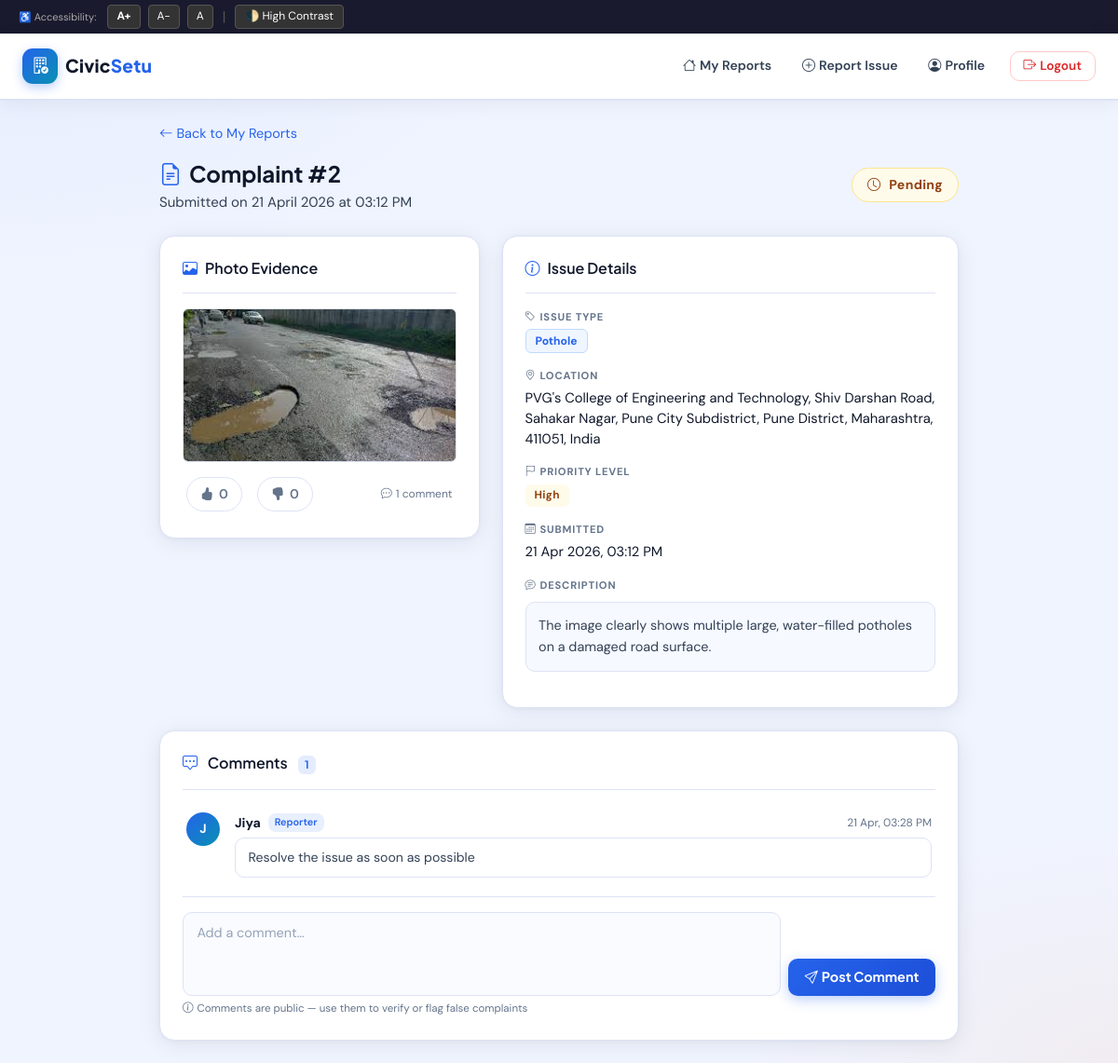
Page /citizen/complaint/2 (signed in) on the committed database.
### models/models.py (models this page shows, shortened)
class Complaint(db.Model):
    __tablename__ = 'complaints'
    complaint_id  = db.Column(db.Integer, primary_key=True, autoincrement=True)
    user_id       = db.Column(db.Integer, db.ForeignKey('users.user_id'), nullable=False)
    type_id       = db.Column(db.Integer, db.ForeignKey('issue_types.type_id'), nullable=False)
    image_path    = db.Column(db.String(300), nullable=True)
    location      = db.Column(db.String(255), nullable=False)
    description   = db.Column(db.Text)
    status        = db.Column(db.String(20), default='Pending', nullable=False)
    ai_confidence = db.Column(db.Float)
    submitted_at  = db.Column(db.DateTime, default=datetime.utcnow)
    resolved_at   = db.Column(db.DateTime, nullable=True)
    status_history = db.relationship('StatusLog', backref='complaint', lazy=True)

class IssueType(db.Model):
    __tablename__ = 'issue_types'
    type_id        = db.Column(db.Integer, primary_key=True, autoincrement=True)
    type_name      = db.Column(db.String(50), unique=True, nullable=False)
    description    = db.Column(db.String(255))
    priority_level = db.Column(db.String(20), default='Medium')
    complaints = db.relationship('Complaint', backref='issue_type', lazy=True)

class ComplaintComment(db.Model):
    __tablename__ = 'complaint_comments'
    comment_id   = db.Column(db.Integer, primary_key=True, autoincrement=True)
    complaint_id = db.Column(db.Integer, db.ForeignKey('complaints.complaint_id', ondelete='CASCADE'), nullable=False)
    user_id      = db.Column(db.Integer, db.ForeignKey('users.user_id',      ondelete='CASCADE'), nullable=False)
    body         = db.Column(db.Text, nullable=False)
    created_at   = db.Column(db.DateTime, default=datetime.utcnow)
    user = db.relationship('User', backref='comments', lazy=True)

class User(UserMixin, db.Model):
    __tablename__ = 'users'
    user_id       = db.Column(db.Integer, primary_key=True, autoincrement=True)
    name          = db.Column(db.String(100), nullable=False)
    email         = db.Column(db.String(150), unique=True, nullable=False)
    password_hash = db.Column(db.String(255), nullable=False)
    phone         = db.Column(db.String(15))
    created_at    = db.Column(db.DateTime, default=datetime.utcnow)
    complaints = db.relationship('Complaint', backref='citizen', lazy=True)

### routes/citizen.py (the view)
@citizen_bp.route('/complaint/<int:complaint_id>')
@login_required
def complaint_detail(complaint_id):
    complaint = Complaint.query.filter_by(
        complaint_id=complaint_id, user_id=current_user.user_id
    ).first_or_404()
    likes    = ComplaintReaction.query.filter_by(complaint_id=complaint_id, reaction='like').count()
    dislikes = ComplaintReaction.query.filter_by(complaint_id=complaint_id, reaction='dislike').count()
    my_reaction = ComplaintReaction.query.filter_by(
        complaint_id=complaint_id, user_id=current_user.user_id).first()
    comments = (ComplaintComment.query.filter_by(complaint_id=complaint_id)
                .order_by(ComplaintComment.created_at.asc()).all())
    return render_template('citizen/complaint_detail.html',
                           complaint=complaint,
                           likes=likes, dislikes=dislikes,
                           my_reaction=my_reaction.reaction if my_reaction else None,
                           comments=comments)

### models/models.py (called while the page is built)
@login_manager.user_loader
def load_user(user_id):
    if user_id.startswith('admin_'):
        return Admin.query.get(int(user_id[6:]))
    return User.query.get(int(user_id))

### templates/citizen/complaint_detail.html (shortened to what this page needs)
{% extends 'base.html' %}
{% block content %}
<div class="row justify-content-center">
  <div class="col-lg-9">
    <nav class="mb-3">
      <a href="{{ url_for('citizen.dashboard') }}" class="cs-link" style="font-size:.9rem">
        <i class="bi bi-arrow-left me-1"></i><span data-cs-key="Back to My Reports">Back to My Reports</span>
      </a>
    </nav>
    <div class="d-flex flex-wrap justify-content-between align-items-start mb-4">
      <div>
        <h4 class="fw-bold cs-heading mb-1">
          <i class="bi bi-file-earmark-text me-2 text-accent"></i>Complaint #{{ complaint.complaint_id }}
        </h4>
        <p class="cs-subheading mb-0">Submitted on {{ complaint.submitted_at.strftime('%d %B %Y at %I:%M %p') }}</p>
      </div>
      <span class="cs-status cs-status-{{ complaint.status | lower | replace(' ','-') }} mt-2" style="font-size:.88rem;padding:6px 16px">
        {% if complaint.status == 'Pending' %}<i class="bi bi-clock me-1"></i>
        {% elif complaint.status == 'In Progress' %}<i class="bi bi-arrow-repeat me-1"></i>
        {% elif complaint.status == 'Resolved' %}<i class="bi bi-check-circle me-1"></i>
        {% else %}<i class="bi bi-x-circle me-1"></i>{% endif %}
        {{ complaint.status }}
      </span>
    </div>
    <div class="row g-4">
      <div class="col-md-5">
        <div class="cs-card">
          <div class="cs-card-header"><h6 class="mb-0 fw-semibold cs-heading"><i class="bi bi-image me-2 text-accent"></i><span data-cs-key="Photo Evidence">Photo Evidence</span></h6></div>
          {% if complaint.image_path %}
            <img src="{{ url_for('static', filename=complaint.image_path) }}" class="img-fluid rounded" style="width:100%;max-height:300px;object-fit:cover;border:1px solid var(--cs-border)">
          {% else %}
            <div class="cs-empty-state" style="padding:2rem">
              <i class="bi bi-image-alt" style="font-size:2.5rem;opacity:.4"></i>
              <p class="mt-2 mb-0" style="font-size:.85rem">No image provided</p>
            </div>
          {% endif %}
          <div class="d-flex gap-3 mt-3 px-1 pb-1">
            <form method="POST" action="{{ url_for('citizen.react', complaint_id=complaint.complaint_id) }}" style="margin:0">
              <button type="submit" class="cs-react-btn {% if my_reaction == 'like' %}cs-react-active-like{% endif %}" title="Valid complaint">
                <i class="bi bi-hand-thumbs-up-fill"></i> <span>{{ likes }}</span>
              </button>
            </form>
            <form method="POST" action="{{ url_for('citizen.react', complaint_id=complaint.complaint_id) }}" style="margin:0">
              <button type="submit" class="cs-react-btn {% if my_reaction == 'dislike' %}cs-react-active-dislike{% endif %}" title="Seems false">
                <i class="bi bi-hand-thumbs-down-fill"></i> <span>{{ dislikes }}</span>
              </button>
            </form>
            <small class="ms-auto align-self-center" style="color:var(--cs-muted);font-size:.75rem;">
              <i class="bi bi-chat-dots me-1"></i>{{ comments|length }} comment{{ 's' if comments|length != 1 }}
            </small>
          </div>
        </div>
      </div>
      <div class="col-md-7">
        <div class="cs-card h-100">
          <div class="cs-card-header"><h6 class="mb-0 fw-semibold cs-heading"><i class="bi bi-info-circle me-2 text-accent"></i><span data-cs-key="Issue Details">Issue Details</span></h6></div>
          <div class="cs-detail-field">
            <div class="cs-detail-label"><i class="bi bi-tag me-1"></i>Issue Type</div>
            <div class="cs-detail-value"><span class="cs-badge-type">{{ complaint.issue_type.type_name | replace('_',' ') | title }}</span></div>
          </div>
          <div class="cs-detail-field">
            <div class="cs-detail-label"><i class="bi bi-geo-alt me-1"></i><span data-cs-key="Location">Location</span></div>
            <div class="cs-detail-value">{{ complaint.location }}</div>
          </div>
          <div class="cs-detail-field">
            <div class="cs-detail-label"><i class="bi bi-flag me-1"></i>Priority Level</div>
            <div class="cs-detail-value">
              <span class="cs-priority cs-priority-{{ complaint.issue_type.priority_level | lower }}">{{ complaint.issue_type.priority_level }}</span>
            </div>
          </div>
          <div class="cs-detail-field">
            <div class="cs-detail-label"><i class="bi bi-calendar3 me-1"></i>Submitted</div>
            <div class="cs-detail-value">{{ complaint.submitted_at.strftime('%d %b %Y, %I:%M %p') }}</div>
          </div>
          {% if complaint.description %}
          <div class="cs-detail-field mt-3">
            <div class="cs-detail-label mb-2"><i class="bi bi-chat-text me-1"></i><span data-cs-key="Description">Description</span></div>
            <div style="background:rgba(91,142,255,0.05);border:1px solid var(--cs-border);border-radius:var(--cs-radius-sm);padding:.85rem;color:var(--cs-text-soft);font-size:.9rem;line-height:1.6">{{ complaint.description }}</div>
          </div>
          {% endif %}
        </div>
      </div>
    </div>
    <div class="cs-card mt-4">
      <div class="cs-card-header">
        <h6 class="mb-0 fw-semibold cs-heading">
          <i class="bi bi-chat-square-dots me-2 text-accent"></i>
          <span data-cs-key="Comments">Comments</span>
          <span class="badge ms-2" style="background:var(--cs-accent-glow);color:var(--cs-accent);font-size:.72rem;">{{ comments|length }}</span>
        </h6>
      </div>
      {% if comments %}
      <div class="px-1 pt-2 pb-1">
        {% for c in comments %}
        <div class="d-flex gap-3 mb-3 align-items-start">
          <div style="width:36px;height:36px;border-radius:50%;background:linear-gradient(135deg,var(--cs-accent),var(--cs-accent-2));display:flex;align-items:center;justify-content:center;color:#fff;font-weight:700;font-size:.85rem;flex-shrink:0;">
            {{ c.user.name[0].upper() }}
          </div>
          <div style="flex:1">
            <div class="d-flex align-items-center gap-2 mb-1">
              <span style="font-weight:700;font-size:.88rem;color:var(--cs-text);">{{ c.user.name }}</span>
              {% if c.user_id == complaint.user_id %}
              <span style="font-size:.68rem;background:rgba(37,99,235,0.1);color:var(--cs-accent);border-radius:8px;padding:1px 7px;font-weight:600;">Reporter</span>
              {% endif %}
              <small style="color:var(--cs-muted);font-size:.75rem;margin-left:auto;">{{ c.created_at.strftime('%d %b, %I:%M %p') }}</small>
            </div>
            <div style="background:var(--cs-surface);border:1px solid var(--cs-border);border-radius:var(--cs-radius-sm);padding:.6rem .85rem;font-size:.88rem;color:var(--cs-text-soft);line-height:1.55;">{{ c.body }}</div>
          </div>
        </div>
        {% endfor %}
      </div>
      {% else %}
      <div style="text-align:center;padding:1.5rem;color:var(--cs-muted);font-size:.88rem;">
        <i class="bi bi-chat-dots" style="font-size:1.8rem;opacity:.4;display:block;margin-bottom:.5rem;"></i>
        No comments yet. Be the first to comment!
      </div>
      {% endif %}
      <div style="border-top:1px solid var(--cs-border);padding:1rem 0 0;">
        <form method="POST" action="{{ url_for('citizen.add_comment', complaint_id=complaint.complaint_id) }}">
          <div class="d-flex gap-2 align-items-end">
            <textarea name="body" class="cs-input cs-textarea" rows="2"
                      placeholder="Add a comment…" data-cs-ph="Add a comment…"
                      maxlength="500" style="flex:1;resize:none;" required></textarea>
            <button type="submit" class="cs-btn-primary" style="padding:.5rem 1.1rem;white-space:nowrap;">
              <i class="bi bi-send me-1"></i><span data-cs-key="Post Comment">Post Comment</span>
            </button>
          </div>
          <small style="color:var(--cs-muted);font-size:.72rem;margin-top:4px;display:block;">
            <i class="bi bi-info-circle me-1"></i>Comments are public — use them to verify or flag false complaints
          </small>
        </form>
      </div>
    </div>
  </div>
</div>
{% endblock %}

### templates/base.html (shortened to what this page needs)
<!DOCTYPE html>
<html lang="en">
<head>
  <link href="https://cdn.jsdelivr.net/npm/bootstrap@5.3.0/dist/css/bootstrap.min.css" rel="stylesheet">
  <link href="https://cdn.jsdelivr.net/npm/bootstrap-icons@1.11.0/font/bootstrap-icons.css" rel="stylesheet">
  <link href="{{ url_for('static', filename='css/style.css') }}" rel="stylesheet">
</head>
<body>
  <div id="cs-access-bar" style="background:#1a1a2e;padding:5px 20px;display:flex;align-items:center;gap:8px;z-index:9999;flex-wrap:wrap;">
    <span style="color:#aaa;font-size:11px;margin-right:4px;">♿ Accessibility:</span>
    <button onclick="csA11y.bigger()" aria-label="Increase font size" title="Increase font size"
      style="padding:2px 9px;cursor:pointer;border-radius:4px;border:1px solid #555;background:#333;color:#fff;font-size:12px;font-weight:bold;">A+</button>
    <button onclick="csA11y.smaller()" aria-label="Decrease font size" title="Decrease font size"
      style="padding:2px 9px;cursor:pointer;border-radius:4px;border:1px solid #555;background:#333;color:#fff;font-size:12px;">A−</button>
    <button onclick="csA11y.reset()" aria-label="Reset font size" title="Reset font size"
      style="padding:2px 9px;cursor:pointer;border-radius:4px;border:1px solid #555;background:#333;color:#fff;font-size:12px;">A</button>
    <span style="color:#555;margin:0 2px;">|</span>
    <button onclick="csA11y.contrast()" id="csContrastBtn" aria-label="Toggle high contrast mode" title="Toggle high contrast"
      style="padding:2px 10px;cursor:pointer;border-radius:4px;border:1px solid #555;background:#333;color:#fff;font-size:12px;">🌓 High Contrast</button>
  </div>
  <nav class="navbar navbar-expand-lg cs-navbar">
    <div class="container-fluid px-4">
      <a class="navbar-brand fw-bold d-flex align-items-center gap-2" href="{{ url_for('auth.index') }}">
        <div class="brand-icon"><i class="bi bi-building-check"></i></div>
        <span class="brand-text">Civic<span class="brand-accent">Setu</span></span>
      </a>
      <div class="collapse navbar-collapse" id="navMain">
        {% if current_user.is_authenticated %}
        <ul class="navbar-nav ms-auto align-items-center gap-1">
          {% if current_user.__class__.__name__ == 'Admin' %}
            <li class="nav-item"><a class="nav-link cs-navlink" href="{{ url_for('admin.dashboard') }}"><i class="bi bi-speedometer2 me-1"></i>Dashboard</a></li>
            <li class="nav-item"><a class="nav-link cs-navlink" href="{{ url_for('admin.complaints') }}"><i class="bi bi-clipboard-data me-1"></i>All Complaints</a></li>
            <li class="nav-item ms-2"><span class="badge cs-badge-admin"><i class="bi bi-shield-fill me-1"></i>Admin</span></li>
          {% else %}
            <li class="nav-item"><a class="nav-link cs-navlink" href="{{ url_for('citizen.dashboard') }}"><i class="bi bi-house me-1"></i>My Reports</a></li>
            <li class="nav-item"><a class="nav-link cs-navlink" href="{{ url_for('citizen.submit') }}"><i class="bi bi-plus-circle me-1"></i>Report Issue</a></li>
            <li class="nav-item"><a class="nav-link cs-navlink" href="{{ url_for('citizen.profile') }}"><i class="bi bi-person-circle me-1"></i>Profile</a></li>
          {% endif %}
          <li class="nav-item ms-2">
            <a class="cs-btn-logout btn-sm" href="{{ url_for('auth.logout') }}">
              <i class="bi bi-box-arrow-right me-1"></i>Logout
            </a>
          </li>
        </ul>
        {% endif %}
      </div>
    </div>
  </nav>
  <main class="main-content px-4 py-4">
    {% block content %}{% endblock %}
  </main>
</body>
</html>

### templates/citizen/complaint_detail.html (style rules this page uses)
.cs-react-btn { display:inline-flex;align-items:center;gap:6px;padding:6px 14px;border-radius:20px;border:1.5px solid var(--cs-border);background:var(--cs-surface);color:var(--cs-muted);font-size:.88rem;font-weight:600;cursor:pointer;transition:all .18s; }

### rows in the picture
Complaint: complaint_id "2", submitted_at "21 April 2026 at 03:12 PM", status "Pending", image_path (picture), location "PVG's College of Engineering and Technology, Shiv Darshan Road, Sahakar Nagar, Pune City Subdistrict, Pune District, Maharashtra, 411051, India", submitted_at "21 Apr 2026, 03:12 PM", description "The image clearly shows multiple large, water-filled potholes on a damaged road surface."
IssueType: issue_type.type_name "Pothole", issue_type.priority_level "High"
ComplaintComment: user "J", user.name "Jiya", shows "Reporter", created_at "21 Apr, 03:28 PM", body "Resolve the issue as soon as possible"

### other values in the picture
{{ likes }} "0"
{{ dislikes }} "0"
{{ comments|length }} "1"
